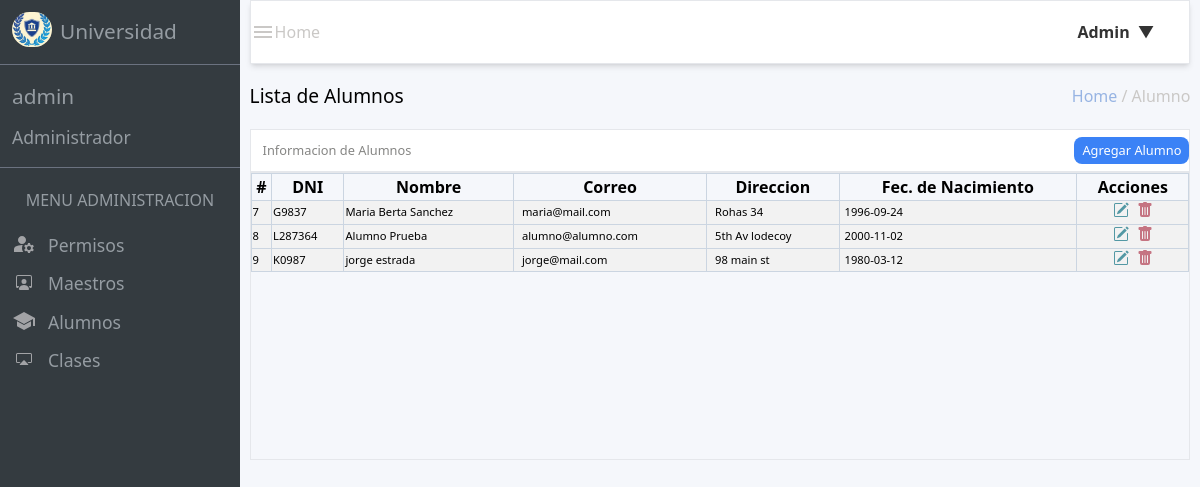
Page /src/views/admin_views/admin_alumno/dash_alum_view.php (signed in) on the earlier database version.
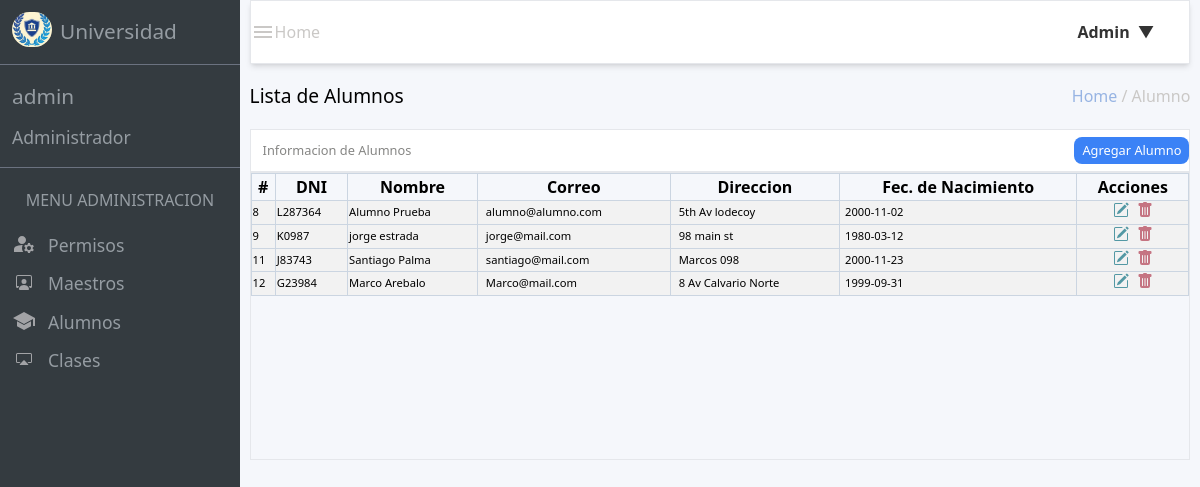
Same page on the later database version.
### tables this page shows
CREATE TABLE `alumno` (
  `id_alumno` int(11) NOT NULL,
  `name_alumno` varchar(150) DEFAULT NULL,
  `apellido_alumno` varchar(150) DEFAULT NULL,
  `matricula` varchar(100) DEFAULT NULL,
  `correo_alumno` varchar(200) DEFAULT NULL,
  `password_alumno` varchar(250) DEFAULT NULL,
  `address` varchar(200) DEFAULT NULL,
  `fechaNacimiento` varchar(80) DEFAULT NULL,
  `rol_id` int(11) DEFAULT NULL
);

### src/database/connection.php (called while the page is built, shortened)
<?php
class data
{
    private $pdo;
    public function __construct()
    {
        try {
            $host = $_ENV["DB_HOST"];
            $username = $_ENV["DB_USERNAME"];
            $password = $_ENV["DB_PASSWORD"];
            $port = $_ENV["DB_PORT"];
            $dbname = $_ENV["DB_DATABASE"];
            $attributes=[PDO::ATTR_ERRMODE => PDO::ERRMODE_EXCEPTION];
            $dsn = "mysql:host=$host;port=$port;dbname=$dbname";
            $this->pdo = new PDO($dsn,$username,$password,$attributes);
        } catch (PDOException $e) {
            echo "ERROR: " . $e->getMessage();
        }
    }
    public function connect()
    {
        return $this->pdo;
    }
}
?>

### src/views/admin_views/admin_alumno/dash_alum_view.php (the view, shortened to what the changed rows need)
<!DOCTYPE html>
<html lang="en">
<head>
    <link href="/dist/output.css" rel="stylesheet">
    <link rel="stylesheet" href="/src/styles/styles_admin/edit_maestro_style.css">
</head>
<body class="h-screen w-screen">
    <main class="h-full w-full flex flex-row">
        <div class="w-[20%] h-[100%] bg-[#343b40] text-[#959ca2] flex-col">
            <header class="flex items-center h-[8%] pl-3">
                <h1 class="pl-2 text-[1.3rem]">Universidad</h1>
            </header>
            <section class="h-[13%] flex flex-col justify-center  border-gray-500 border-t border-b">
                <a href="/src/views/admin_views/dashboard_admin.php">
                    <h1 class="mb-3 text-[1.3rem] pl-3 ">admin</h1>
                </a>
                <h2 class="text-[1.1rem] pl-3">Administrador</h2>
            </section>
            <section class="flex flex-col items-center h-[20$] justify-evenly">
                <h1 class=" my-5">MENU ADMINISTRACION</h1>
            </section>
        </div>
        <section class="w-[80%] h-[100%] bg-[#f5f7fb] flex flex-col items-center">
            <header class="w-[98%] h-[8%] border bg-[#ffffff] flex justify-between items-center text-[#cac8c6] shadow-md">
                <div class="flex items-center">
                    <h1>Home</h1>
                </div>
            </header>
            <div class="w-[98%] h-[90%]">
                <section class="w-full h-[9%] flex justify-between items-center">
                    <h1 class=" text-[1.2rem]">Lista de Alumnos</h1>
                    <h2 class=" text-[#cac8c6]"><span class="text-[#97b4e3]">Home</span> / Alumno</h2>
                </section>
                <section class=" h-[40%] w-full">
                    <div class="w-full h-[15%] border bg-[#ffffff] text-[#868684] flex text-[.8rem] justify-between items-center">
                        <h1 class="text-bold pl-3">Informacion de Alumnos</h1>
                    </div>
                    <div class="border h-full w-full ">
                        <table class="w-full">
                            <thead class="border border-slate-300">
                                <th>#</th>
                                <th class="border border-slate-300">DNI</th>
                                <th>Nombre</th>
                                <th class="border border-slate-300">Correo</th>
                                <th>Direccion</th>
                                <th class="border border-slate-300">Fec. de Nacimiento</th>
                                <th class="border border-slate-300">Acciones</th>
                            </thead>
                            <tbody>
                                <?php
                                require_once($_SERVER["DOCUMENT_ROOT"] . "/src/database/connection.php");
                                $query = "SELECT id_alumno, name_alumno, apellido_alumno, matricula, correo_alumno, address, fechaNacimiento FROM alumno";
                                $conn = new data();
                                $resultado = $conn->connect()->query($query);
                                while ($row = $resultado->fetch(PDO::FETCH_ASSOC)) {
                                ?>
                                    <tr class="border border-slate-300 bg-[#f2f2f2] text-[.7rem]">
                                        <td><?= $row["id_alumno"] ?></td>
                                        <td class="border border-slate-300"><?= $row["matricula"] ?></td>
                                        <td class="border border-slate-300"><?= $row['name_alumno'] . " " . $row["apellido_alumno"] ?></td>
                                        <td class="border border-slate-300 pl-2 "><?= $row['correo_alumno'] ?></td>
                                        <td class="border border-slate-300 pl-2 "><?= $row['address'] ?></td>
                                        <td><span class="border-none text-[black] px-1 py-1 rounded-lg"><?= $row['fechaNacimiento'] ?></span></td>
                                        <td class="border border-slate-300">
                                            <div class="w-full flex justify-center gap-2">
                                                <a href="/src/views/admin_views/admin_alumno/edit_alum.php?id=<?= $row['id_alumno'] ?>">
                                                    <img src="/src/images/pencil.svg" alt="img"  id="showModalButton">
                                                </a>
                                                <form action="/index.php" method="post">
                                                    <button type="submit" value="<?= $row['id_alumno']?>" name="deleteA" >
                                                        <img src="/src/images/trash.svg" alt="trash">
                                                    </button>
                                                </form>
                                            </div>
                                        </td>
                                    </tr>
                                <?php } ?>
                            </tbody>
                        </table>
                    </div>
                </section>
            </div>
        </section>
    </main>
</body>
</html>

Differences in the rows shown:
removed alumno: id_alumno "7", matricula "G9837", name_alumno "Maria Berta", apellido_alumno "Sanchez", correo_alumno "maria@mail.com", address "Rohas 34", fechaNacimiento "1996-09-24"
added alumno: id_alumno "11", matricula "J83743", name_alumno "Santiago", apellido_alumno "Palma", correo_alumno "santiago@mail.com", address "Marcos 098", fechaNacimiento "2000-11-23"
added alumno: id_alumno "12", matricula "G23984", name_alumno "Marco", apellido_alumno "Arebalo", correo_alumno "Marco@mail.com", address "8 Av Calvario Norte", fechaNacimiento "1999-09-31"
